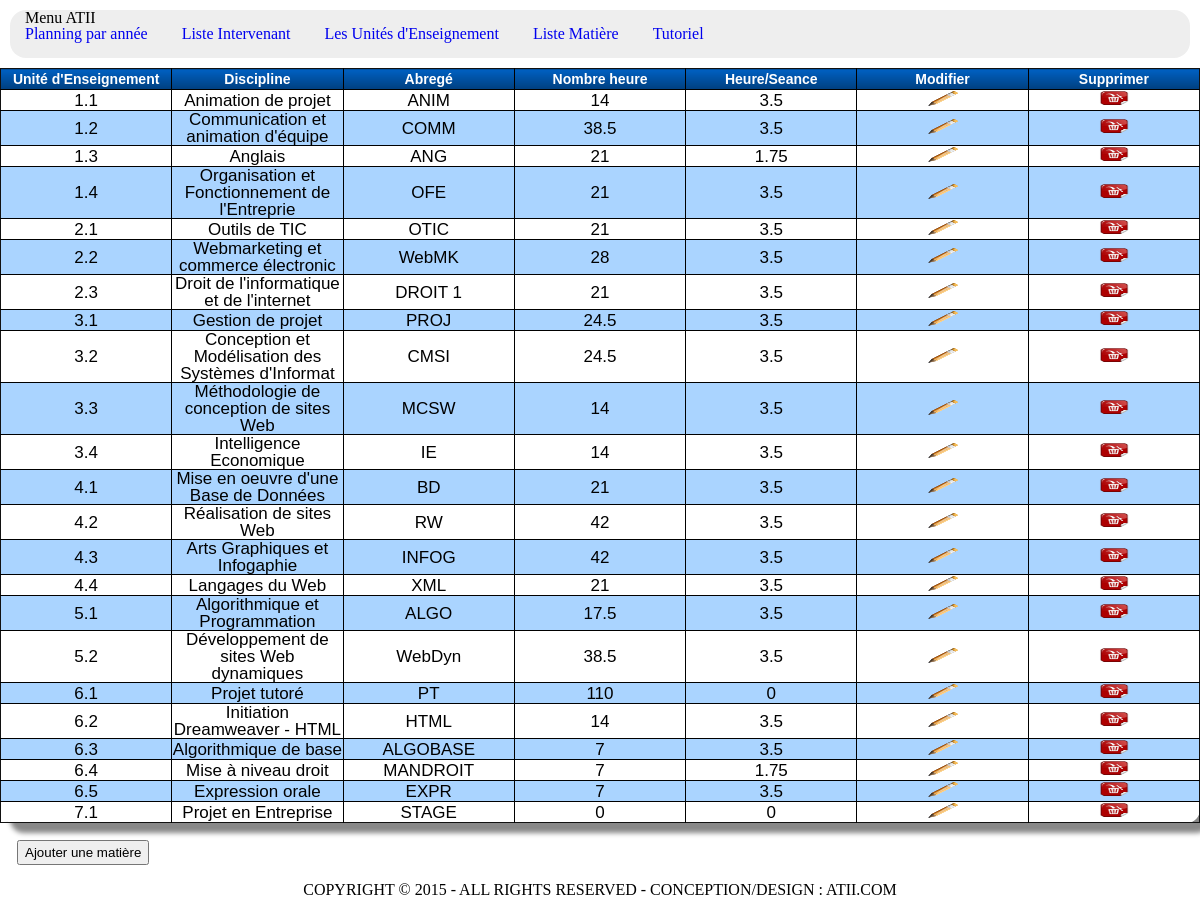
Page /matiere.php on the committed database.
### tables this page shows
CREATE TABLE IF NOT EXISTS `matiere` (
  `id_mat` int(11) NOT NULL AUTO_INCREMENT,
  `nom_mat` varchar(50) NOT NULL,
  `abreg_mat` varchar(10) NOT NULL,
  `nb_heure` float NOT NULL,
  `nbh_seance` float NOT NULL,
  `id_ue` int(11) NOT NULL,
  PRIMARY KEY (`id_mat`),
  KEY `id_ue` (`id_ue`)
);

CREATE TABLE IF NOT EXISTS `unite_enseignement` (
  `id_ue` int(11) NOT NULL AUTO_INCREMENT,
  `nom_ue` varchar(50) NOT NULL,
  PRIMARY KEY (`id_ue`)
);

### matiere.php (the view, shortened to what this page needs)
<!DOCTYPE html>
<html>
    <head>
        <link rel="stylesheet" type="text/css" href="css/reset.css">
        <link rel="stylesheet" type="text/css" href="css/style.css">
    </head>
    <body>
<?php include("header.php");
	?>
	<table border="1" class="CSSTableGenerator">
			<tr>
				<td>Unité d'Enseignement</td>
				<td>Discipline</td>
				<td>Abregé</td>
				<td>Nombre heure</td>
				<td>Heure/Seance</td>
				<td>Modifier</td>
				<td>Supprimer</td>
			</tr>
	<?php
 		include("connexion.php");
		$requ1=$bd->query("SELECT id_ue FROM unite_enseignement") or die(print_r($bd->errorInfo()));
		while ($unite=$requ1->fetch()) {
			$requette=$bd->prepare("SELECT * FROM matiere WHERE id_ue=?");
			$requette->execute(array($unite['id_ue'])) or die(print_r($requette->errorInfo()));
			$i=1;
			while ($matiere=$requette->fetch()) {
				?>
				<tr>
					<td><?php echo $unite['id_ue'].'.'.$i; ?></td>
					<td><?php echo $matiere['nom_mat']; ?></td>
					<td><?php echo $matiere['abreg_mat']; ?></td>
					<td><?php echo $matiere['nb_heure']; ?></td>
					<td><?php echo $matiere['nbh_seance']; ?></td>
					<td><a href="#" class="modifier" id="<?php echo $matiere['id_mat']; ?>"><img src="images/modif.png" width="30" height="15"></a></td>
					<td><a href="#" class="supprimer" data-num="<?php echo $matiere['id_mat']; ?>"><img src="images/sup.png" width="30" height="15"></a></td>
				</tr>
				<?php
				$i++;
			}
		}
		?>
		</table>
		<div>
			<a href="#" id="ajouter"><button class="button_inter">Ajouter une matière</button></a>
		</div>
		<?php
include("footer.php"); ?>

### css/style.css (style rules this page uses)
table tr { border: 1px solid #111; }
table td { border: 1px solid #111; width: 200px; border: 1px solid #111; margin-bottom: -1px; height: 20px; }
@media only screen and (max-width: 1439px) { table td { width: 150px; } }
.button_inter { height: 25px; margin: 17px; }
.CSSTableGenerator { margin:0px;padding:0px; width:100%; box-shadow: 10px 10px 5px #888888; border:1px solid #000000; -moz-border-radius-bottomleft:14px; -webkit-border-bottom-left-radius:14px; border-bottom-left-radius:14px; -moz-border-radius-bottomright:14px; -webkit-border-bottom-right-radius:14px; border-bottom-right-radius:14px; -moz-border-radius-topright:14px; -webkit-border-top-right-radius:14px; border-top-right-radius:14px; -moz-border-radius-topleft:14px; -webkit-border-top-left-radius:14px; border-top-left-radius:14px; }
.CSSTableGenerator tr:last-child td:last-child { -moz-border-radius-bottomright:14px; -webkit-border-bottom-right-radius:14px; border-bottom-right-radius:14px; }
.CSSTableGenerator tr:last-child td:first-child { -moz-border-radius-bottomleft:14px; -webkit-border-bottom-left-radius:14px; border-bottom-left-radius:14px; }
.CSSTableGenerator tr:nth-child(odd) { background-color:#aad4ff; }
.CSSTableGenerator tr:nth-child(even) { background-color:#ffffff; }
.CSSTableGenerator td { vertical-align:middle; border:1px solid #000000; border-width:0px 1px 1px 0px; text-align:center; font-size:17px; font-family:Arial; font-weight:normal; color:#000000; }
.CSSTableGenerator tr:last-child td { border-width:0px 1px 0px 0px; }
.CSSTableGenerator tr td:last-child { border-width:0px 0px 1px 0px; }
.CSSTableGenerator tr:last-child td:last-child { border-width:0px 0px 0px 0px; }
.CSSTableGenerator tr:first-child td { background:-o-linear-gradient(bottom, #005fbf 5%, #003f7f 100%); background:-webkit-gradient( linear, left top, left bottom, color-stop(0.05, #005fbf), color-stop(1, #003f7f) ); background:-moz-linear-gradient( center top, #005fbf 5%, #003f7f 100% ); filter:progid:DXImageTransform.Microsoft.gradient(startColorstr="#005fbf", endColorstr="#003f7f"); background: -o-linear-gradient(top,#005fbf,003f7f); background-color:#005fbf; border:0px solid #000000; text-align:center; border-width:0px 0px 1px 1px; font-size:14px; font-family:Arial; font-weight:bold; color:#ffffff; }
.CSSTableGenerator tr:first-child td:first-child { border-width:0px 0px 1px 0px; }
.CSSTableGenerator tr:first-child td:last-child { border-width:0px 0px 1px 1px; }

### rows in the picture
matiere: id_ue.id_ue "1", nom_mat "Animation de projet", abreg_mat "ANIM", nb_heure "14", nbh_seance "3.5"
matiere: id_ue.id_ue "1", nom_mat "Communication et animation d'équipe", abreg_mat "COMM", nb_heure "38.5", nbh_seance "3.5"
matiere: id_ue.id_ue "1", nom_mat "Anglais", abreg_mat "ANG", nb_heure "21", nbh_seance "1.75"
matiere: id_ue.id_ue "1", nom_mat "Organisation et Fonctionnement de l'Entreprie", abreg_mat "OFE", nb_heure "21", nbh_seance "3.5"
matiere: id_ue.id_ue "2", nom_mat "Outils de TIC", abreg_mat "OTIC", nb_heure "21", nbh_seance "3.5"
matiere: id_ue.id_ue "2", nom_mat "Webmarketing et commerce électronic", abreg_mat "WebMK", nb_heure "28", nbh_seance "3.5"
matiere: id_ue.id_ue "2", nom_mat "Droit de l'informatique et de l'internet", abreg_mat "DROIT 1", nb_heure "21", nbh_seance "3.5"
matiere: id_ue.id_ue "3", nom_mat "Gestion de projet", abreg_mat "PROJ", nb_heure "24.5", nbh_seance "3.5"
matiere: id_ue.id_ue "3", nom_mat "Conception et Modélisation des Systèmes d'Informat", abreg_mat "CMSI", nb_heure "24.5", nbh_seance "3.5"
matiere: id_ue.id_ue "3", nom_mat "Méthodologie de conception de sites Web", abreg_mat "MCSW", nb_heure "14", nbh_seance "3.5"
matiere: id_ue.id_ue "3", nom_mat "Intelligence Economique", abreg_mat "IE", nb_heure "14", nbh_seance "3.5"
matiere: id_ue.id_ue "4", nom_mat "Mise en oeuvre d'une Base de Données", abreg_mat "BD", nb_heure "21", nbh_seance "3.5"
matiere: id_ue.id_ue "4", nom_mat "Réalisation de sites Web", abreg_mat "RW", nb_heure "42", nbh_seance "3.5"
matiere: id_ue.id_ue "4", nom_mat "Arts Graphiques et Infogaphie", abreg_mat "INFOG", nb_heure "42", nbh_seance "3.5"
matiere: id_ue.id_ue "4", nom_mat "Langages du Web", abreg_mat "XML", nb_heure "21", nbh_seance "3.5"
matiere: id_ue.id_ue "5", nom_mat "Algorithmique et Programmation", abreg_mat "ALGO", nb_heure "17.5", nbh_seance "3.5"
matiere: id_ue.id_ue "5", nom_mat "Développement de sites Web dynamiques", abreg_mat "WebDyn", nb_heure "38.5", nbh_seance "3.5"
matiere: id_ue.id_ue "6", nom_mat "Projet tutoré", abreg_mat "PT", nb_heure "110", nbh_seance "0"
matiere: id_ue.id_ue "6", nom_mat "Initiation Dreamweaver - HTML", abreg_mat "HTML", nb_heure "14", nbh_seance "3.5"
matiere: id_ue.id_ue "6", nom_mat "Algorithmique de base", abreg_mat "ALGOBASE", nb_heure "7", nbh_seance "3.5"
matiere: id_ue.id_ue "6", nom_mat "Mise à niveau droit", abreg_mat "MANDROIT", nb_heure "7", nbh_seance "1.75"
matiere: id_ue.id_ue "6", nom_mat "Expression orale", abreg_mat "EXPR", nb_heure "7", nbh_seance "3.5"
matiere: id_ue.id_ue "7", nom_mat "Projet en Entreprise", abreg_mat "STAGE", nb_heure "0", nbh_seance "0"
